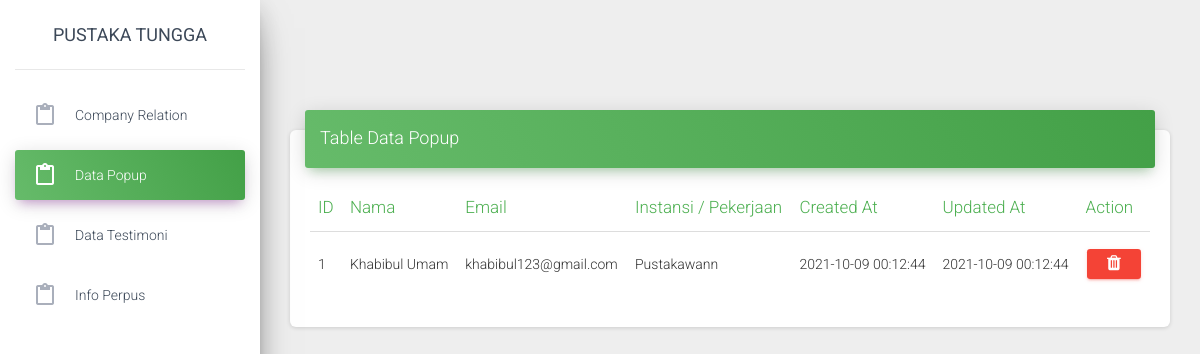
Page /page_store_data/master_data_popup/home.php on the committed database.
### tables this page shows
CREATE TABLE `data_popup` (
  `id` int(11) NOT NULL,
  `nama` varchar(255) NOT NULL,
  `email` varchar(255) NOT NULL,
  `instansi` varchar(255) NOT NULL,
  `created_at` timestamp NOT NULL DEFAULT current_timestamp(),
  `updated_at` timestamp NOT NULL DEFAULT current_timestamp()
);

### page_store_data/master_data_popup/data_popup.php (the view)
<?php
include 'C:/xampp/htdocs/landing_page/env.php';
?>
<div class="content">
        <div class="container-fluid">
          <div class="row">
            <div class="col-md-12">
              <div class="card">
                <div class="card-header card-header-success">
                  <h4 class="card-title ">Table Data Popup</h4>
                </div>
                <div class="card-body">
                  <div class="table-responsive">
                    <table class="table">
                      <thead class=" text-success">
                        <th>
                          ID
                        </th>
                        <th>
                          Nama
                        </th>
                        <th>
                          Email
                        </th>
                        <th>
                          Instansi / Pekerjaan
                        </th>
                        <th>
                          Created At
                        </th>
                        <th>
                          Updated At
                        </th>
                        <th>
                          Action
                        </th>
                      </thead>
                      <tbody>
                      <?php
                        $no = 1;
                        $sql = mysqli_query($conn,'SELECT * from data_popup ORDER BY id desc');
                        while($data = mysqli_fetch_array($sql)){
                      ?>
                        <tr>
                          <td><?php echo $no?></td>
                          <td><?php echo $data['nama'];?></td>
                          <td><?php echo $data['email'];?></td>
                          <td><?php echo $data['instansi']; ?></td>
                          <td><?php echo $data['created_at'];?></td>
                          <td><?php echo $data['updated_at'];?></td>
                          <td>
                            <a href="function/delete.php?id=<?php echo $data['id']; ?>" onclick="return confirm('Anda yakin akan menghapus data ini?')" class="btn btn-sm btn-danger"><i class="fa fa-trash"></i></a>
                          </td>
                        </tr>
                      <?php
                      $no++;
                        }
                      ?>
                      </tbody>
                    </table>
                  </div>
                </div>
              </div>
            </div>
          </div>
        </div>
      </div>

### rows in the picture
data_popup: nama "Khabibul Umam", email "khabibul123@gmail.com", instansi "Pustakawann", created_at "2021-10-09 00:12:44", updated_at "2021-10-09 00:12:44"
